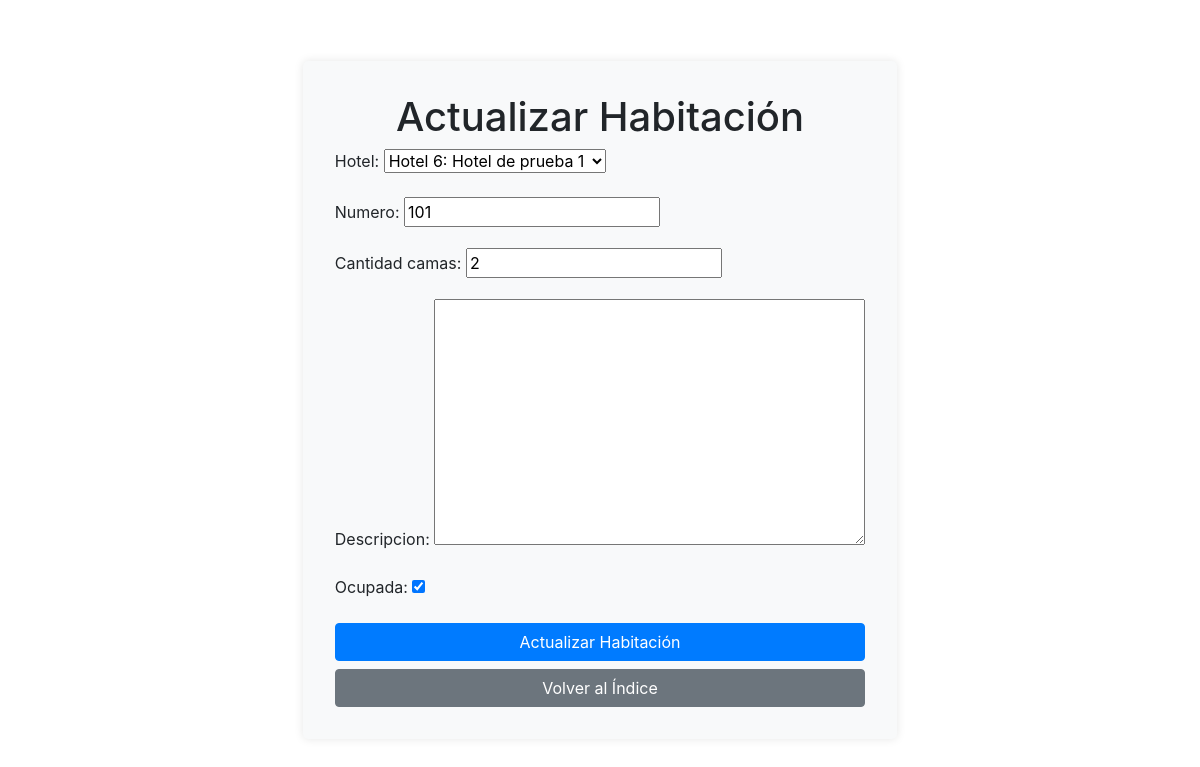
The app's page /habitaciones/actualizar/200/ (signed in) with its own data.
### hoteles/models.py (models this page shows, shortened)
class Habitacion(models.Model):
    hotel = models.ForeignKey(Hotel, related_name='habitaciones', on_delete=models.CASCADE)
    numero = models.CharField(max_length=20)
    cantidad_camas = models.PositiveIntegerField()
    descripcion = models.TextField()
    ocupada = models.BooleanField(default=False)

### hoteles/views.py (the view)
# urls.py: path('habitaciones/actualizar/<int:pk>/', actualizar_habitacion, name='actualizar_habitacion'),
@user_passes_test(superuser_required)
def actualizar_habitacion(request, pk):
    habitacion = get_object_or_404(Habitacion, pk=pk)
    if request.method == 'POST':
        form = HabitacionForm(request.POST, instance=habitacion)
        if form.is_valid():
            form.save()
            return redirect('lista_habitaciones')
    else:
        form = HabitacionForm(instance=habitacion)
    return render(request, './habitaciones/actualizar_habitacion.html', {'form': form})

### hoteles/forms.py
class HabitacionForm(forms.ModelForm):
    class Meta:
        model = Habitacion
        fields = ['hotel', 'numero', 'cantidad_camas', 'descripcion', 'ocupada']

### hoteles/authentication_backend.py (called while the page is built)
    def get_user(self, user_id):
        try:
            return Usuario.objects.get(pk=user_id)
        except Usuario.DoesNotExist:
            return None

### hoteles/models.py (called while the page is built)
    def __str__(self):
        return f"Hotel {self.id}: {self.nombre}"

### hoteles/views.py (called while the page is built)
def superuser_required(user):
    return user.is_superuser

### hoteles/templates/habitaciones/actualizar_habitacion.html (shortened to what this page needs)
<!DOCTYPE html>
<html lang="es">
<head>
    <link href="https://stackpath.bootstrapcdn.com/bootstrap/4.5.2/css/bootstrap.min.css" rel="stylesheet">
</head>
<body>
    <div class="container">
        <div class="form-container">
            <h1 class="text-center">Actualizar Habitación</h1>
            <form method="post">
                {{ form.as_p }}
                <button type="submit" class="btn btn-primary btn-block">Actualizar Habitación</button>
            </form>
            <a href="{% url 'lista_habitaciones' %}" class="btn btn-secondary btn-block mt-2">Volver al Índice</a>
        </div>
    </div>
</body>
</html>

### hoteles/templates/habitaciones/actualizar_habitacion.html (style rules this page uses)
.container { display: flex; justify-content: center; align-items: center; min-height: 100vh; }
.form-container { background: #f8f9fa; padding: 2rem; border-radius: 5px; box-shadow: 0 0 10px rgba(0, 0, 0, 0.1); }

### records on screen
Habitacion: hotel "Hotel 6: Hotel de prueba 1", numero "101", cantidad_camas "2", ocupada "☑"
